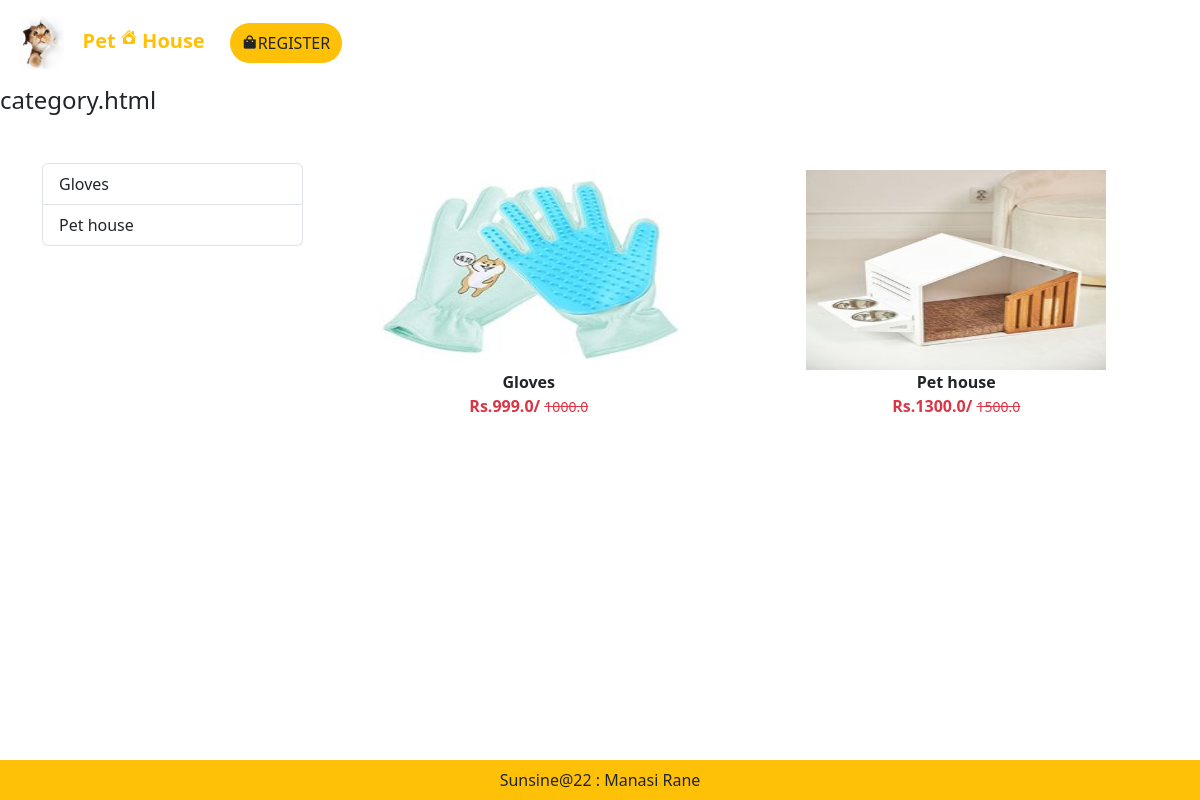
The page /product/kit on the database its author committed.
### PetApp/models.py (models this page shows)
class Pet_Product(models.Model):
    CATEGORY_CHOICES = (
    ('food','Pet Food & water bowl'),
    ('Beds' ,'Dog Beds'),
    ('kit','Pet Grooming Kits'),
    ('carrier','Pet Carrier'),
    ('Stainfree' ,'Pet Stain & Order Removers'),
    ('Tr','Treats'),
    ('med','Pet Supplements & vitamins'),
    ('pro','Pet-Friendly Cleaning Products'),
)
    product_title = models.CharField(max_length=150)
    selling_price = models.FloatField()
    discounted_price = models.FloatField()
    composition = models.TextField(default='')
    prodapp =models.TextField(default='')
    category = models.CharField(choices=CATEGORY_CHOICES, max_length=10)
    product_image = models.ImageField(upload_to='pet_product') #img store in media direrctory in setting
    def __str__(self):
        return self.product_title

### PetApp/views.py (the view)
# urls.py: path('product/<slug:val>', views.Pet_pro.as_view(), name='product'), #categoryView  is class #petproduct
class Pet_pro(View):
    def get(self, request, val):
        petpro = Pet_Product.objects.filter(category=val)
        product_title = Pet_Product.objects.filter(category=val).values('product_title').annotate(total=Count('product_title'))
        return render(request, 'app/category.html',locals())

### PetApp/templates/app/category.html (shortened to what this page needs)
{% extends 'app/base.html' %}
{% load static %}
{% block main-content %}
<h4>category.html</h4>
<div class="container my-5">
    <div class="row">
        <div class="col-sm-3">
            <div class="list-group">
                {% for val in product_title %}
                <a href="{% url 'productcategory' val.product_title %}" class="list-group-item list-group-item-action" aria-current="true">
                    {{val.product_title}}
                </a>
                {% endfor %}
            </div>
        </div>
        <div class="col-sm-9">
            <div class="row">
                {% for prod in petpro %}
                <div class="col text-center mb-4">
                    <a href="{% url 'productdetail' prod.id %}" class="btn">
                        <div>
                            <img src="{{prod.product_image.url}}" width="300px" height="200px"/>
                            <div class="fw-bold">{{prod.product_title}}</div>
                            <div class="fw-bold text-danger">
                                Rs.{{prod.discounted_price}}/
                            <small class="fw-light text-decoration-line-through">{{prod.selling_price}}</small>
                            </div>
                        </div>
                    </a>
                </div>
                {% endfor %}
            </div>
        </div>
    </div>
</div>
{%endblock main-content%}

### rows shown on the page
Pet_Product: product_image (picture), product_title "Gloves", discounted_price "999.0", selling_price "1000.0"
Pet_Product: product_image (picture), product_title "Pet house", discounted_price "1300.0", selling_price "1500.0"

### other values the page prints
{{ val.product_title }} "Gloves" "Pet house"
